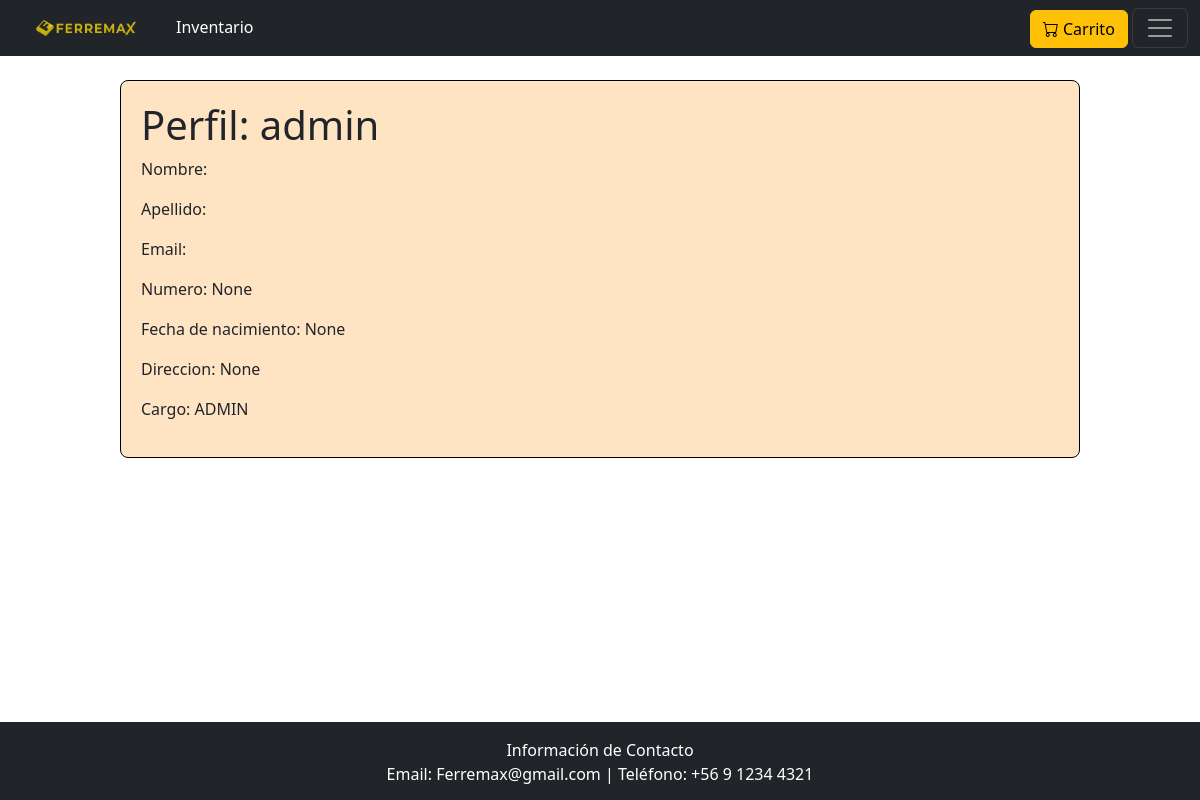
The page /EditarMiPerfil/ (signed in) on the database its author committed.
### myapp/models.py (models this page shows)
class UsuarioPersonalizado(AbstractUser):
    Clase=models.IntegerField(choices=TIPO_Cargos, default=0)
    telefono = models.CharField(max_length=20, blank=True, null=True)
    direccion = models.CharField(max_length=255, blank=True, null=True)
    fecha_nacimiento = models.DateField(blank=True, null=True)

### myapp/views.py (the view)
# urls.py: path('EditarMiPerfil/', views.CambiarPerfil, name='CambiarPerfil'),
def CambiarPerfil(request):
    usuario = request.user
    return render(request, 'Miperfil.html', {'usuario': usuario})

### myapp/Templates/Miperfil.html (shortened to what this page needs)
{% extends 'plantillabase.html' %}
{% block content %}
{% load static %}
<div style="width: 80%; margin-left: 10%; margin-block-end: 22%; margin-top: 2%; border: 1px solid #000000; border-radius: 8px; padding: 20px; background-color: bisque;">
    <h1>Perfil: {{ usuario.username }}</h1>
    <div>
        <p>Nombre: {{ usuario.first_name }}</p>
        <p>Apellido: {{ usuario.last_name }}</p>
        <p>Email: {{ usuario.email }}</p>
        <p>Numero: {{ usuario.telefono }}</p>
        <p>Fecha de nacimiento: {{ usuario.fecha_nacimiento }}</p>
        <p>Direccion: {{ usuario.direccion }}</p>
        <p>Cargo: {{ usuario.get_Clase_display }}</p>
    </div>
</div>
{% endblock %}

### rows shown on the page
UsuarioPersonalizado: username "admin", telefono "None", fecha_nacimiento "None", direccion "None", Clase "ADMIN"
